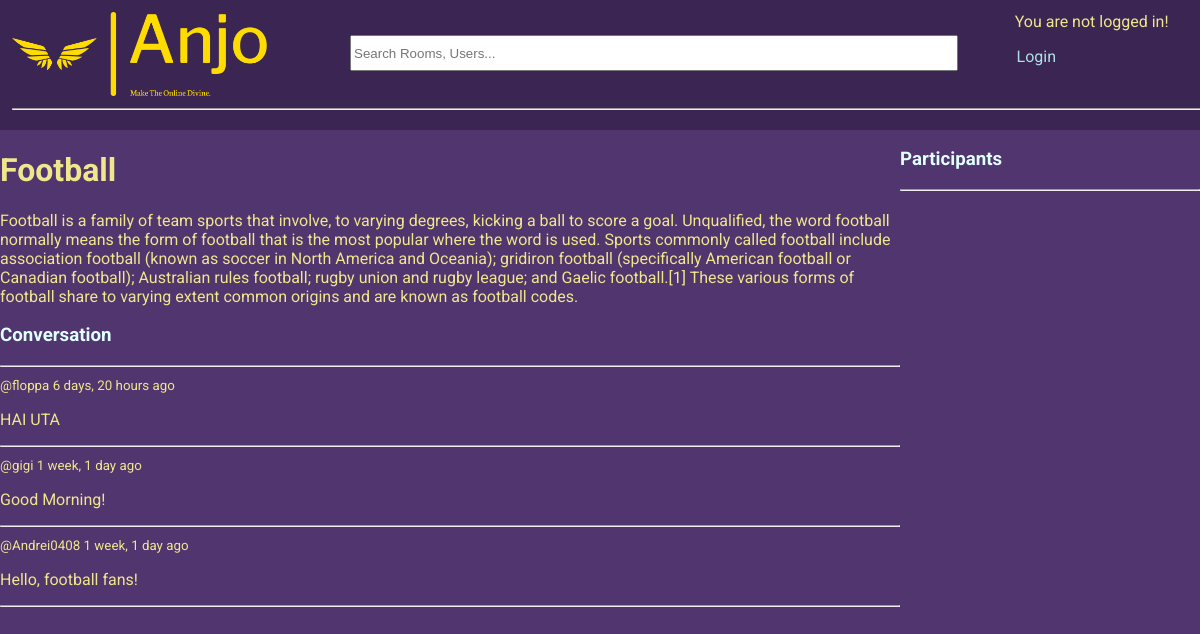
The page /room/1/ on the database its author committed.
### base/models.py (models this page shows, shortened)
class Room(models.Model):
    host = models.ForeignKey(User, on_delete=models.SET_NULL, null=True)
    topic = models.ForeignKey(Topic, on_delete=models.SET_NULL, null=True)
    name = models.CharField(max_length=200)
    description = models.TextField(null=True, blank=True)
    participants = models.ManyToManyField(User, related_name='participants', blank=True) # the users currently active in the room
    updated = models.DateTimeField(auto_now=True)
    created = models.DateTimeField(auto_now_add=True)
    class Meta:
        ordering = ['-updated', '-created'] # newest updated item should come first

class Message(models.Model):
    user = models.ForeignKey(User, on_delete=models.CASCADE) # on delete -> CASCADE = delete all children
    room = models.ForeignKey(Room, on_delete=models.CASCADE)
    body = models.TextField()
    updated = models.DateTimeField(auto_now=True)
    created = models.DateTimeField(auto_now_add=True)
    class Meta:
        ordering = ['-updated', '-created'] # newest updated item should come first

### base/views.py (the view, shortened to what this page needs)
# urls.py: path('room/<str:pk>/', views.room, name="room"),
def room(request, pk):
    room = Room.objects.get(id=pk)
    room_messages = room.message_set.all().order_by('-created')
    participants = room.participants.all()
    context = {'room': room, 'room_messages': room_messages, 'participants': participants}
    return render(request, 'base/room.html', context)

### base/templates/base/room.html (shortened to what this page needs)
{% extends 'main.html' %}
{% block content %}
<div class="room-container">
    <div>
        <h1>{{room.name}}</h1>
        <p>{{ room.description }}</p>
        <div class="comment-wrapper">
            <h3>Conversation</h3>
            <hr>
            {% for message in room_messages %}
                <div>
                    <small>@{{message.user}} {{message.created|timesince}} ago</small>
                    <p>{{message.body}}</p>
                    <hr>
                </div>
            {% endfor %}
        </div>
    </div>
    <div>
        <h3>Participants</h3>
        <hr>
    </div>
</div>
{% endblock content %}

### static/css/main.css (style rules this page uses)
:root { font-family: 'Roboto','Franklin Gothic Medium', 'Arial Narrow', Arial, sans-serif; }
body { background-color: rgb(81, 53, 110); color: khaki; margin: 0; width: 100vw; height: 100vh; max-width: 100%; overflow-x: hidden; }
h3 { color: lightcyan; }

### base/templates/base/room.html (style rules this page uses)
.room-container { display: grid; grid-template-columns: 3fr 1fr; }

### rows shown on the page
Room: name "Football", description "Football is a family of team sports that involve, to varying degrees, kicking a ball to score a goal. Unqualified, the word football normally means the form of football that is the most popular where the word is used. Sports commonly called football include association football (known as soccer in North America and Oceania); gridiron football (specifically American football or Canadian football); Australian rules football; rugby union and rugby league; and Gaelic football.[1] These various forms of football share to varying extent common origins and are known as football codes."
Message: user "floppa", created "6 days, 20 hours", body "HAI UTA"
Message: user "gigi", created "1 week, 1 day", body "Good Morning!"
Message: user "Andrei0408", created "1 week, 1 day", body "Hello, football fans!"
